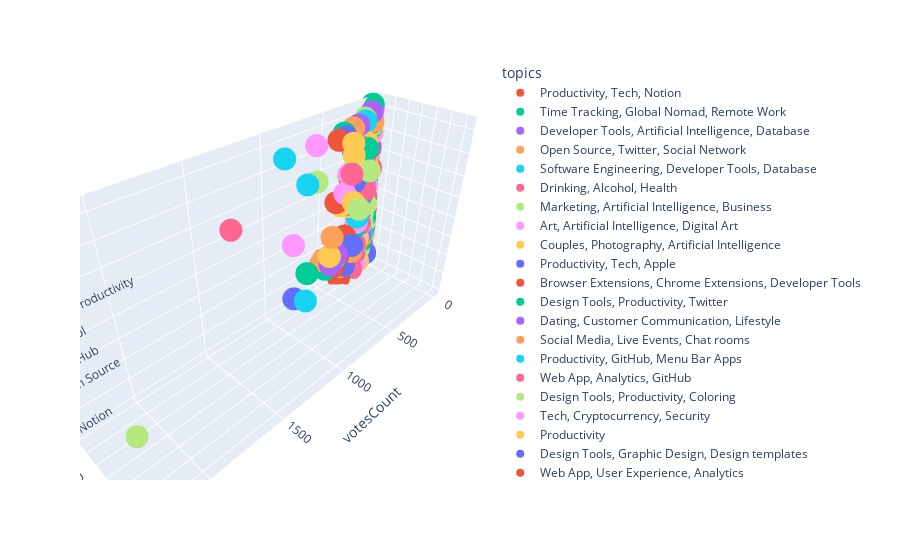

Notebook source saved alongside this figure:
### Code cell
import pandas as pd
import plotly.express as px 

df = pd.read_csv('posts_Year_2022_01_updated.csv')

fig = px.scatter_3d(df, x='votesCount', y='commentsCount', z='topics',
                   color='topics')
fig.show()
